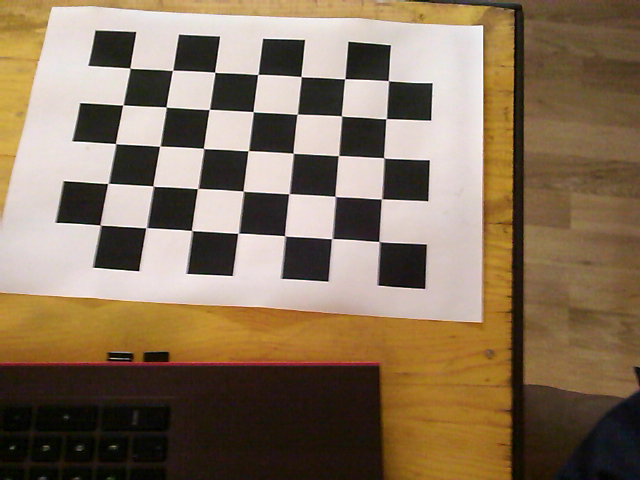
#> input picture navigation/camera_calibration/images/0.png, 640 x 480 px; its folder holds only this picture in this run
$ python calibrate.py
#> lines starting #> are read from the running program, lines starting #| are printed output that depends on the picture; after the words box and inside, x2 and y2 are one past the last pixel; in counts of white or black regions, pixels touching at a corner belong together
import numpy as np
import cv2
import glob
import os

size_x=7
size_y=5

# termination criteria
criteria = (cv2.TERM_CRITERIA_EPS + cv2.TERM_CRITERIA_MAX_ITER, 30, 0.001)

# prepare object points, like (0,0,0), (1,0,0), (2,0,0) ....,(6,5,0)
objp = np.zeros((size_y*size_x,3), np.float32)
objp[:,:2] = np.mgrid[0:size_x,0:size_y].T.reshape(-1,2)*0.02875

# Arrays to store object points and image points from all the images.
objpoints = [] # 3d point in real world space
imgpoints = [] # 2d points in image plane.

dir=os.path.dirname(__file__)+'/images/'
if not os.path.exists(dir):
    print('no folder with images')
    exit()

images = glob.glob(dir+'*.png')

for fname in images:
    img = cv2.imread(fname)
#> img is the input picture: shape (480, 640, 3); mean B, G, R 91.1, 114.4, 134.3
    gray = cv2.cvtColor(img,cv2.COLOR_BGR2GRAY)
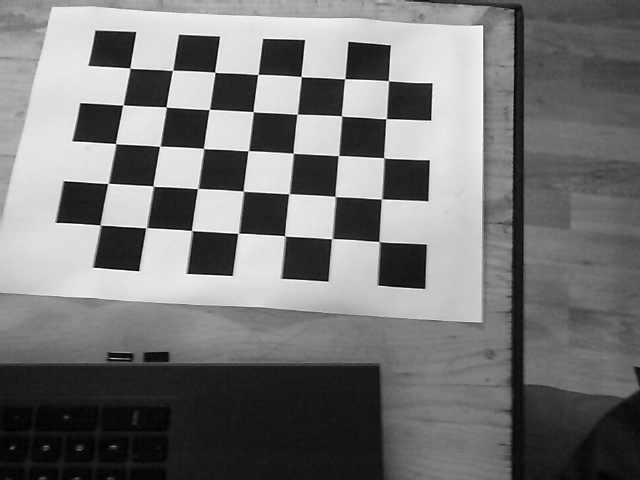
#> gray: shape (480, 640); min 0, max 255, mean 117.7

    # Find the chess board corners
    ret, corners = cv2.findChessboardCorners(gray, (size_x,size_y),None)
#> ret = True; corners = 35 rows, first 8: [129.9, 68], [172.7, 70.27], [214.7, 72.18], [257.8, 74.44], [301, 76.48], [344.8, 78.7], [388.4, 80.71], [122.9, 104.9]

    # If found, add object points, image points (after refining them)
    if ret == True:
        objpoints.append(objp)

        corners2 = cv2.cornerSubPix(gray,corners,(11,11),(-1,-1),criteria)
#> corners2 = 35 rows, first 8: [129.9, 68.21], [172.5, 70.39], [214.7, 72.32], [257.8, 74.46], [301.1, 76.64], [344.7, 78.8], [388.4, 80.74], [122.9, 105]
        imgpoints.append(corners2)

        # Draw and display the corners
        img = cv2.drawChessboardCorners(img, (size_x,size_y), corners2,ret)
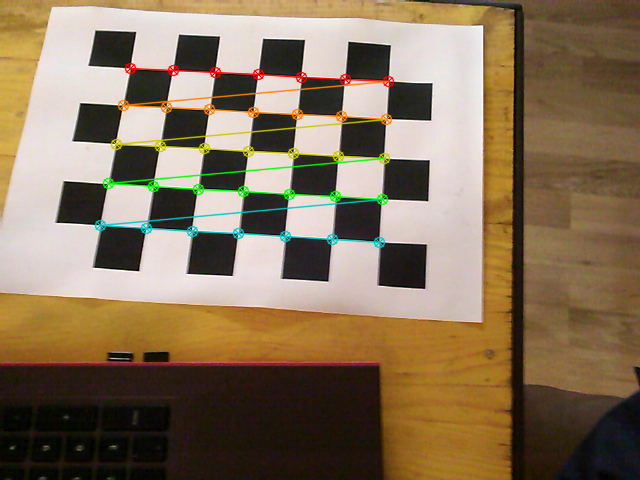
#> img: shape (480, 640, 3); 3.28% of pixels changed, all inside (x1, y1, x2, y2) = (94, 62, 395, 249)
        cv2.imshow('img',img)
        cv2.waitKey()

ret, mtx, dist, rvecs, tvecs = cv2.calibrateCamera(objpoints, imgpoints, gray.shape[::-1],None,None)
#> ret = 0.178; mtx = [[959, 0, 361.3], [0, 939.4, 184.6], [0, 0, 1]]; dist = [[0.102, -5.13, -0.00134, 0.0139, 46.18]]; rvecs = ([-0.426, 0.00891, 0.0596],); tvecs = ([-0.155, -0.079, 0.633],)
np.save('camM.npy',mtx)
np.save('dist.npy',dist)
dist=dist

$ run again, on navigation/camera_calibration/images/4.png
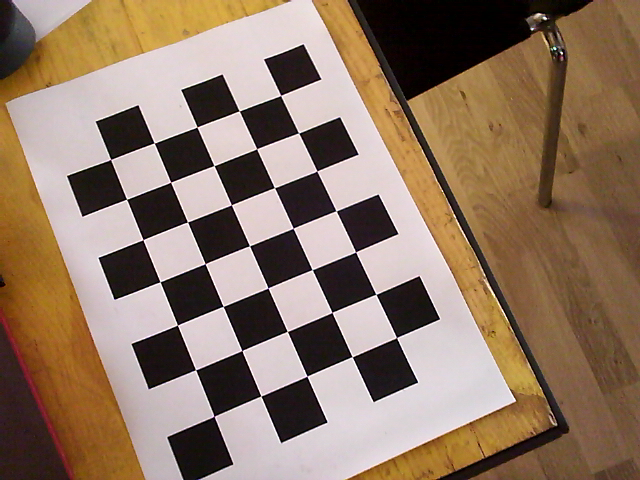
#> input picture navigation/camera_calibration/images/4.png, 640 x 480 px
#> img is the input picture: shape (480, 640, 3); mean B, G, R 100.1, 119.1, 142.4
#> `gray = cv2.cvtColor(img,cv2.COLOR_BGR2GRAY)`:
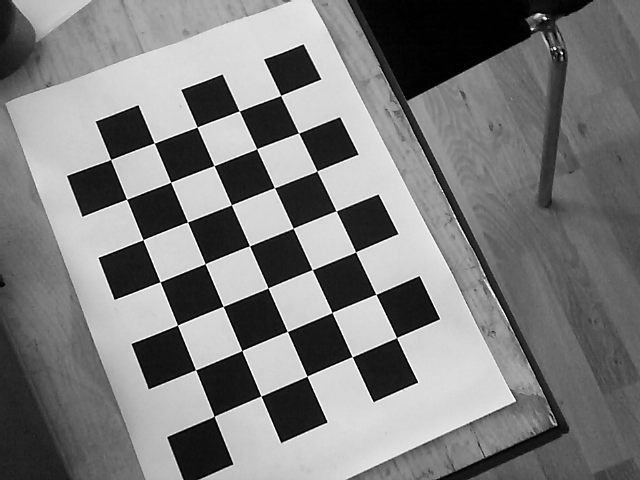
#> gray: shape (480, 640); min 0, max 255, mean 123.9
#> `ret, corners = cv2.findChessboardCorners(gray, (size_x,size_y),None)`: ret = True; corners = 35 rows, first 8: [280.7, 95.42], [298.6, 133], [316.9, 170.9], [336.1, 210.9], [355.5, 252], [375.9, 294.4], [396.5, 337.6], [239.3, 111]
#> corners2 = 35 rows, first 8: [280.7, 95.48], [298.6, 133], [316.9, 171.1], [336.1, 210.8], [355.6, 252], [375.8, 294.4], [396.5, 337.6], [239.2, 110.8]
#> `img = cv2.drawChessboardCorners(img, (size_x,size_y), corners2,ret)`:
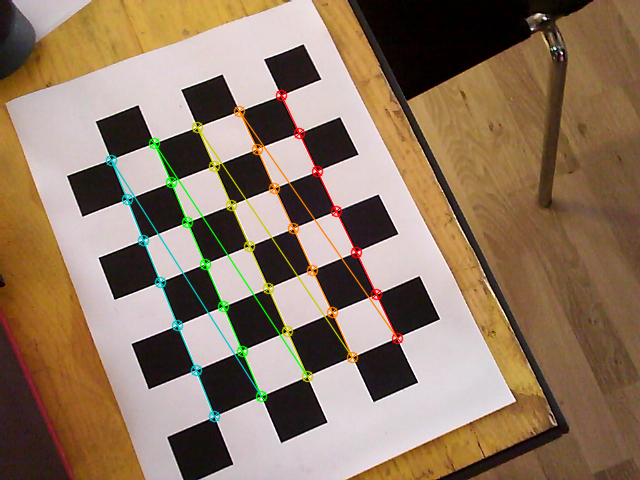
#> img: shape (480, 640, 3); 3.1% of pixels changed, all inside (x1, y1, x2, y2) = (105, 89, 404, 423)
#> `ret, mtx, dist, rvecs, tvecs = cv2.calibrateCamera(objpoints, imgpoint..`: ret = 0.164; mtx = [[1327.4, 0, 317.8], [0, 1403.5, 232.7], [0, 0, 1]]; dist = [[-0.38, 14.12, 0.0159, -0.00594, -164.4]]; rvecs = ([-0.436, 0.241, 1.14],); tvecs = ([-0.0238, -0.0835, 0.848],)

$ run again, on navigation/camera_calibration/images/5.png
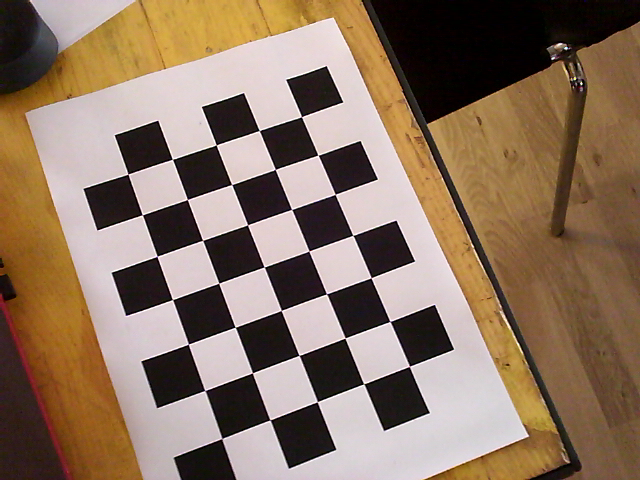
#> input picture navigation/camera_calibration/images/5.png, 640 x 480 px
#> img is the input picture: shape (480, 640, 3); mean B, G, R 97.4, 116.4, 139.1
#> `gray = cv2.cvtColor(img,cv2.COLOR_BGR2GRAY)`:
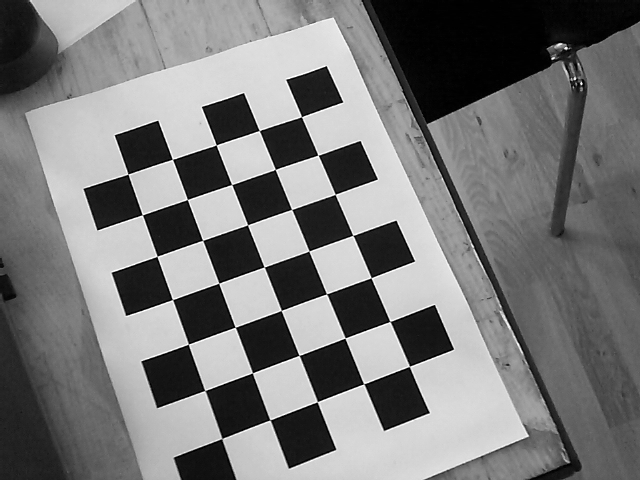
#> gray: shape (480, 640); min 0, max 255, mean 121
#> `ret, corners = cv2.findChessboardCorners(gray, (size_x,size_y),None)`: ret = True; corners = 35 rows, first 8: [301.4, 116.7], [318, 155.1], [335.2, 194.4], [352.7, 235.3], [371.1, 277.7], [389.9, 321.4], [409.4, 366.4], [259.3, 130.6]
#> corners2 = 35 rows, first 8: [301.5, 116.7], [318.2, 155.2], [335.2, 194.4], [353, 235.4], [371.1, 277.8], [390.1, 321.5], [409.4, 366.4], [259.3, 130.5]
#> `img = cv2.drawChessboardCorners(img, (size_x,size_y), corners2,ret)`:
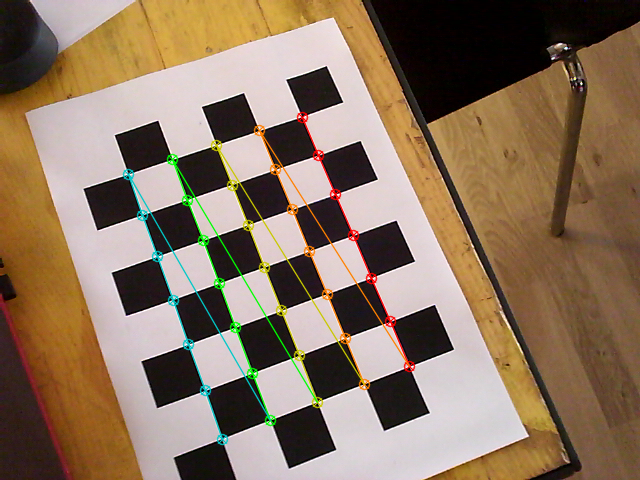
#> img: shape (480, 640, 3); 3.17% of pixels changed, all inside (x1, y1, x2, y2) = (122, 111, 416, 446)
#> `ret, mtx, dist, rvecs, tvecs = cv2.calibrateCamera(objpoints, imgpoint..`: ret = 0.143; mtx = [[1331.4, 0, 350.5], [0, 1414.8, 230.1], [0, 0, 1]]; dist = [[-0.252, 3.95, 0.0156, -0.000857, 2.17]]; rvecs = ([-0.474, 0.239, 1.17],); tvecs = ([-0.0312, -0.068, 0.845],)

$ run again, on navigation/camera_calibration/images/6.png
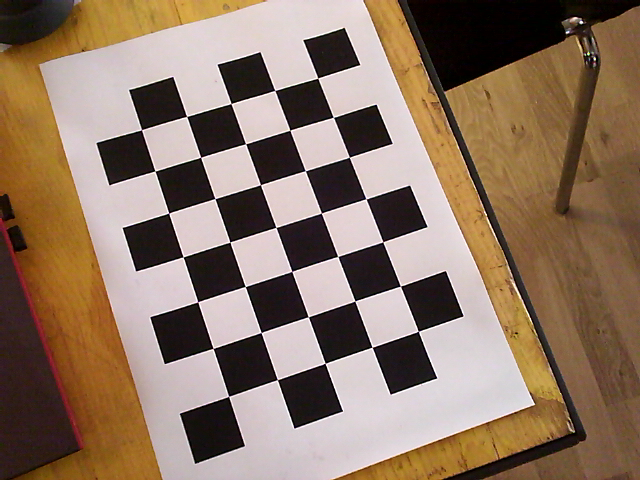
#> input picture navigation/camera_calibration/images/6.png, 640 x 480 px
#> img is the input picture: shape (480, 640, 3); mean B, G, R 99.2, 117.4, 140.4
#> `gray = cv2.cvtColor(img,cv2.COLOR_BGR2GRAY)`:
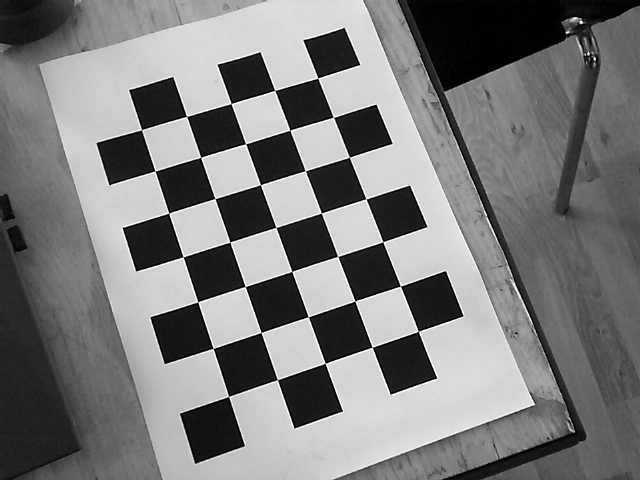
#> gray: shape (480, 640); min 0, max 255, mean 122.2
#> `ret, corners = cv2.findChessboardCorners(gray, (size_x,size_y),None)`: ret = True; corners = 35 rows, first 8: [317.7, 78.15], [333.3, 117.3], [349.3, 157.2], [365.9, 198.7], [382.9, 241.8], [400.4, 286.2], [418.4, 331.2], [274.8, 90.49]
#> corners2 = 35 rows, first 8: [317.8, 78.15], [333.4, 117.4], [349.4, 157.3], [365.9, 198.8], [382.8, 241.9], [400.4, 286.2], [418.3, 331.4], [274.8, 90.48]
#> `img = cv2.drawChessboardCorners(img, (size_x,size_y), corners2,ret)`:
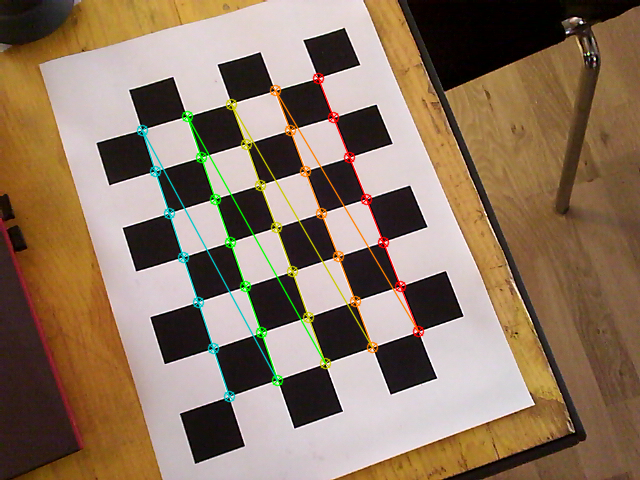
#> img: shape (480, 640, 3); 3.19% of pixels changed, all inside (x1, y1, x2, y2) = (136, 72, 425, 403)
#> `ret, mtx, dist, rvecs, tvecs = cv2.calibrateCamera(objpoints, imgpoint..`: ret = 0.156; mtx = [[1244.3, 0, 333.1], [0, 1291, 235.2], [0, 0, 1]]; dist = [[-0.476, 20.64, 0.0124, -0.00418, -300.8]]; rvecs = ([-0.404, 0.203, 1.21],); tvecs = ([-0.00961, -0.0959, 0.782],)

$ run again, on navigation/camera_calibration/images/1.png
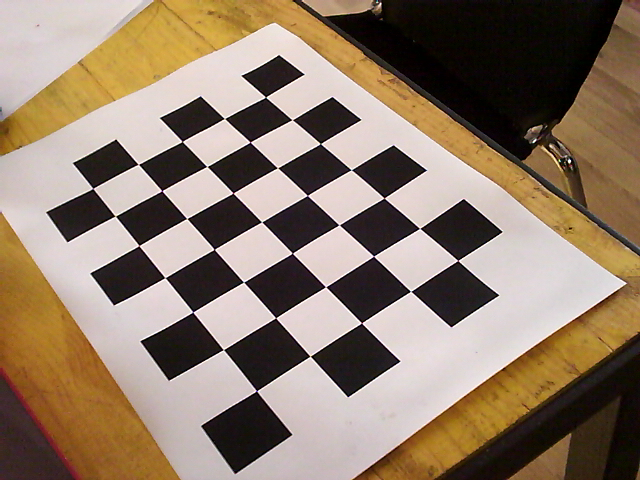
#> input picture navigation/camera_calibration/images/1.png, 640 x 480 px
#> img is the input picture: shape (480, 640, 3); mean B, G, R 105.2, 123.3, 142.2
#> `gray = cv2.cvtColor(img,cv2.COLOR_BGR2GRAY)`:
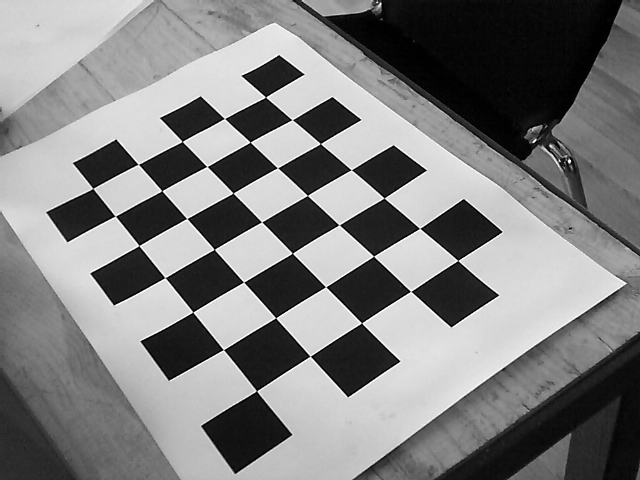
#> gray: shape (480, 640); min 0, max 255, mean 126.9
#> `ret, corners = cv2.findChessboardCorners(gray, (size_x,size_y),None)`: ret = True; corners = 35 rows, first 8: [265.5, 97.06], [292, 119.7], [320.4, 143.6], [351.3, 169.8], [384.1, 197.9], [419.6, 228.4], [457.8, 260.5], [224.5, 118.5]
#> corners2 = 35 rows, first 8: [265.6, 97.14], [292.2, 119.7], [320.4, 143.6], [351.3, 169.7], [384.2, 198], [419.7, 228.4], [457.8, 260.5], [224.5, 118.5]
#> `img = cv2.drawChessboardCorners(img, (size_x,size_y), corners2,ret)`:
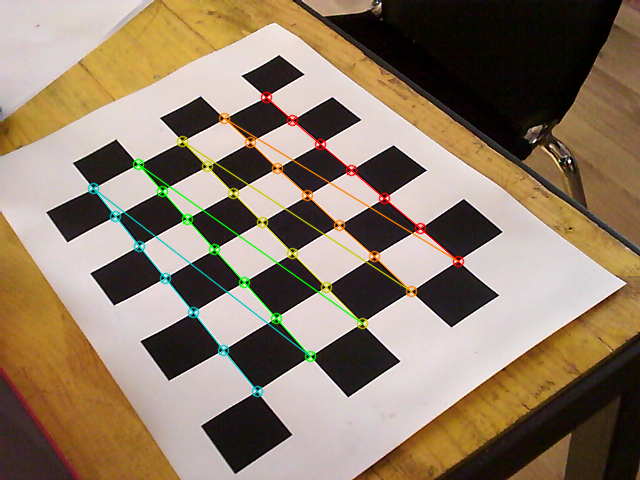
#> img: shape (480, 640, 3); 2.8% of pixels changed, all inside (x1, y1, x2, y2) = (87, 91, 465, 398)
#> `ret, mtx, dist, rvecs, tvecs = cv2.calibrateCamera(objpoints, imgpoint..`: ret = 0.229; mtx = [[942.7, 0, 305.9], [0, 940.2, 212], [0, 0, 1]]; dist = [[-0.388, 9.27, 0.000445, -0.00205, -70.87]]; rvecs = ([-0.652, 0.496, 0.865],); tvecs = ([-0.0239, -0.0683, 0.557],)
